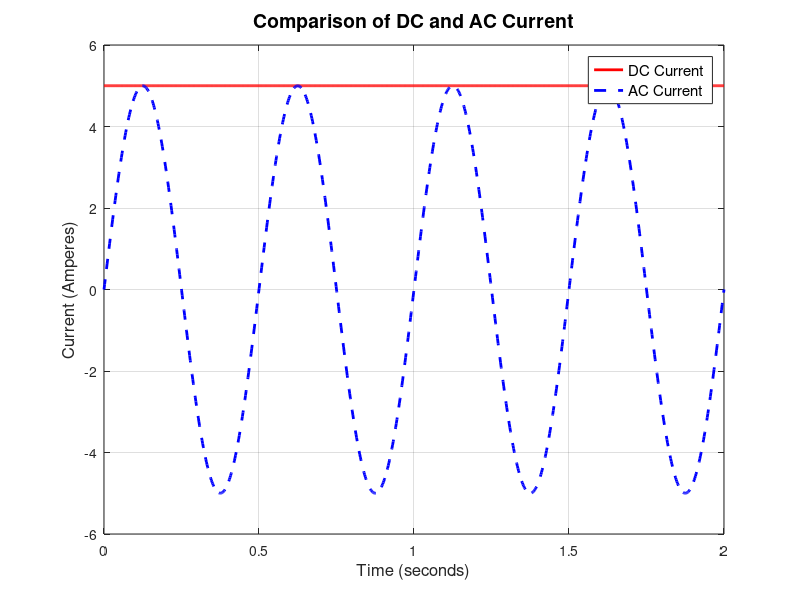

Here is the MATLAB script that generated this plot:
% Define time vector from 0 to 2 seconds with 1000 points
t = linspace(0, 2, 1000);

% Define DC current (constant value of 5 Amps)
I_dc = 5 * ones(size(t));

% Define AC current (sinusoidal wave with peak amplitude of 5 Amps and frequency of 2 Hz)
frequency = 2; % Hz
amplitude = 5; % Amps
I_ac = amplitude * sin(2 * pi * frequency * t);

% Create the plot
figure;
plot(t, I_dc, 'r-', 'LineWidth', 2); % Red solid line for DC
hold on;
plot(t, I_ac, 'b--', 'LineWidth', 2); % Blue dashed line for AC
hold off;

% Add labels, title, legend, and grid for clarity
xlabel('Time (seconds)', 'FontSize', 12);
ylabel('Current (Amperes)', 'FontSize', 12);
title('Comparison of DC and AC Current', 'FontSize', 14);
legend({'DC Current', 'AC Current'}, 'Location', 'northeast', 'FontSize', 11);
grid on;

% Set axis limits for better visualization
xlim([0 2]);
ylim([-6 6]);
